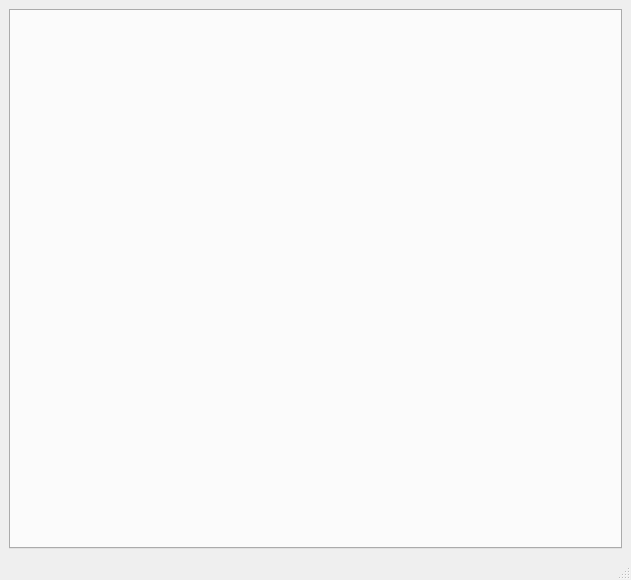
<?xml version="1.0" encoding="UTF-8"?>
<ui version="4.0">
 <class>MainWindow</class>
 <widget class="QMainWindow" name="MainWindow">
  <property name="geometry">
   <rect>
    <x>0</x>
    <y>0</y>
    <width>631</width>
    <height>580</height>
   </rect>
  </property>
  <property name="windowTitle">
   <string>MainWindow</string>
  </property>
  <widget class="QWidget" name="centralwidget">
   <layout class="QHBoxLayout" name="horizontalLayout">
    <item>
     <widget class="QTabWidget" name="tabWidget">
      <property name="currentIndex">
       <number>-1</number>
      </property>
     </widget>
    </item>
   </layout>
  </widget>
  <widget class="QMenuBar" name="menubar">
   <property name="geometry">
    <rect>
     <x>0</x>
     <y>0</y>
     <width>631</width>
     <height>22</height>
    </rect>
   </property>
  </widget>
  <widget class="QStatusBar" name="statusbar"/>
 </widget>
 <resources/>
 <connections/>
</ui>
